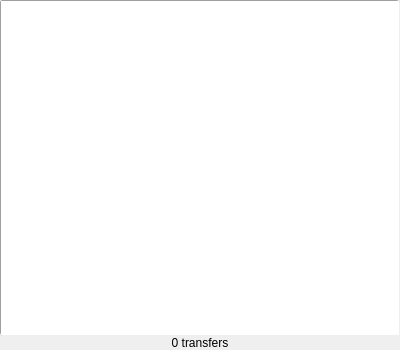
<?xml version="1.0" encoding="UTF-8"?>
<ui version="4.0">
 <class>filetransfer_window</class>
 <widget class="QWidget" name="filetransfer_window">
  <property name="geometry">
   <rect>
    <x>0</x>
    <y>0</y>
    <width>400</width>
    <height>350</height>
   </rect>
  </property>
  <property name="minimumSize">
   <size>
    <width>400</width>
    <height>280</height>
   </size>
  </property>
  <property name="windowTitle">
   <string>File Transfers</string>
  </property>
  <property name="windowIcon">
   <iconset>
    <normaloff>icons/blink.png</normaloff>icons/blink.png</iconset>
  </property>
  <layout class="QVBoxLayout" name="verticalLayout">
   <property name="spacing">
    <number>0</number>
   </property>
   <property name="margin">
    <number>0</number>
   </property>
   <item>
    <widget class="QListView" name="listview">
     <property name="mouseTracking">
      <bool>true</bool>
     </property>
     <property name="contextMenuPolicy">
      <enum>Qt::CustomContextMenu</enum>
     </property>
     <property name="styleSheet">
      <string notr="true">QListView { border: 1px inset palette(dark); border-radius: 3px; }</string>
     </property>
     <property name="horizontalScrollBarPolicy">
      <enum>Qt::ScrollBarAlwaysOff</enum>
     </property>
     <property name="alternatingRowColors">
      <bool>true</bool>
     </property>
    </widget>
   </item>
   <item>
    <widget class="QLabel" name="status_label">
     <property name="text">
      <string>0 transfers</string>
     </property>
     <property name="alignment">
      <set>Qt::AlignCenter</set>
     </property>
     <property name="margin">
      <number>4</number>
     </property>
    </widget>
   </item>
  </layout>
 </widget>
 <resources/>
 <connections/>
</ui>
